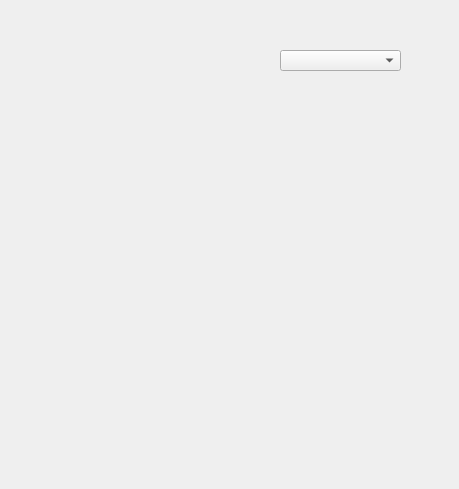
<?xml version="1.0" encoding="UTF-8"?>
<ui version="4.0">
 <class>MainWindow</class>
 <widget class="QMainWindow" name="MainWindow">
  <property name="geometry">
   <rect>
    <x>0</x>
    <y>0</y>
    <width>459</width>
    <height>489</height>
   </rect>
  </property>
  <property name="windowTitle">
   <string>MainWindow</string>
  </property>
  <widget class="QWidget" name="centralwidget">
   <widget class="QWidget" name="widget" native="true">
    <property name="geometry">
     <rect>
      <x>30</x>
      <y>20</y>
      <width>401</width>
      <height>171</height>
     </rect>
    </property>
    <widget class="QComboBox" name="comboBox">
     <property name="geometry">
      <rect>
       <x>250</x>
       <y>30</y>
       <width>121</width>
       <height>21</height>
      </rect>
     </property>
    </widget>
   </widget>
  </widget>
 </widget>
 <resources/>
 <connections/>
</ui>
